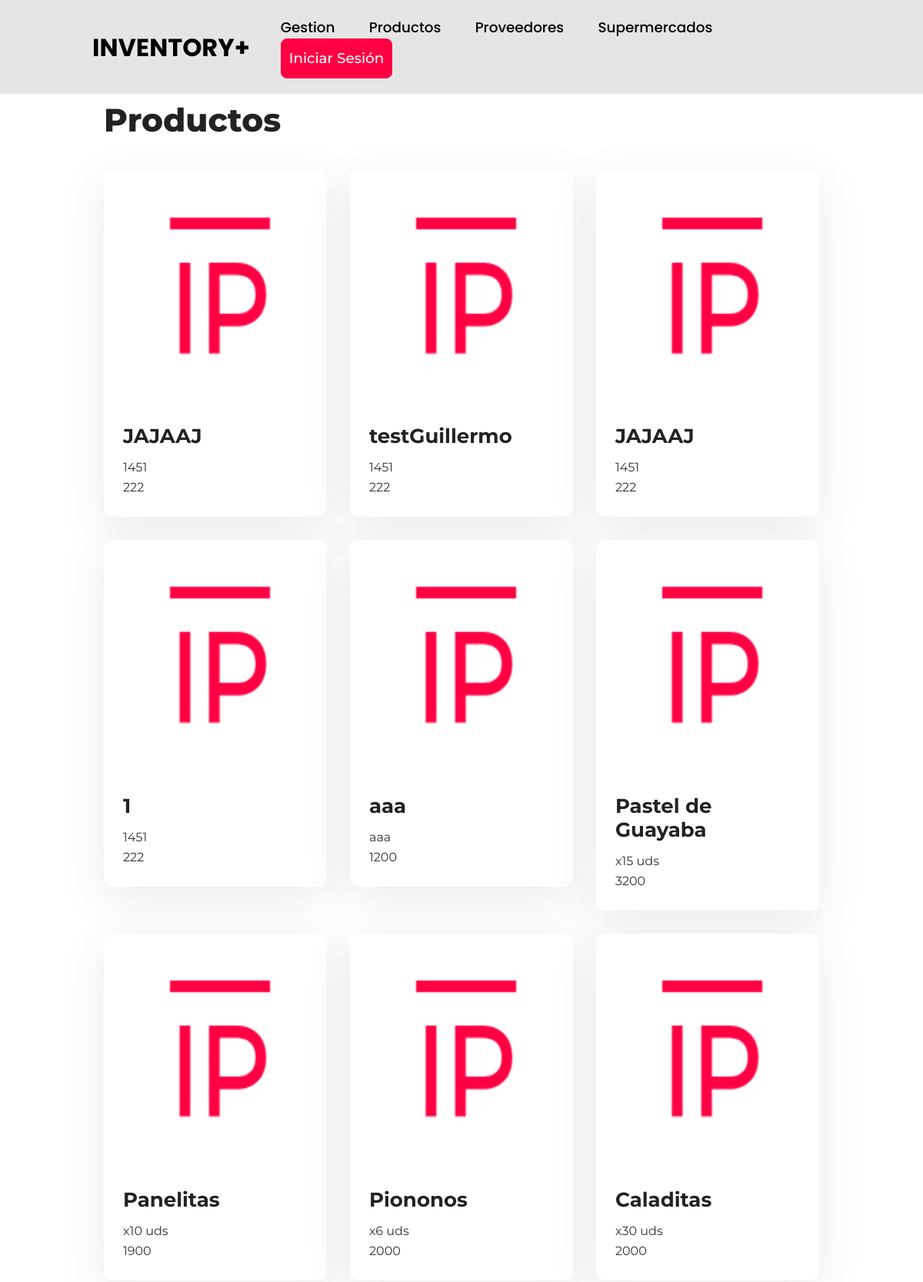
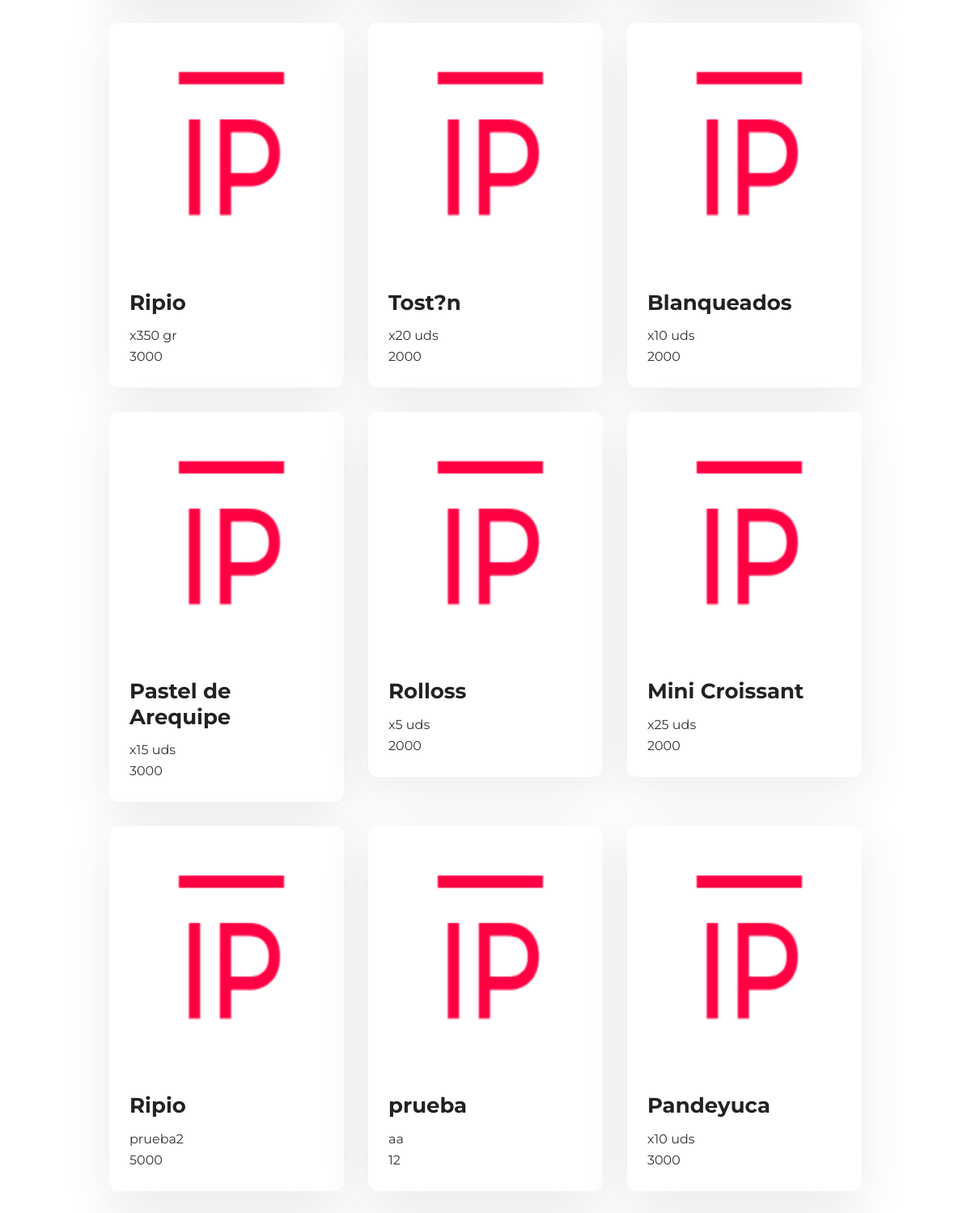
The page /inventorynuevo/new/cards_productos.php (upper part) on the database its author committed (2 pictures, top to bottom).
### tables this page shows
CREATE TABLE `tbl_productos` (
  `cod_producto` varchar(22) NOT NULL,
  `nombre_pd` varchar(30) NOT NULL,
  `descrip_pd` varchar(100) NOT NULL,
  `precio_compra` int(7) NOT NULL,
  `precio_venta` int(7) NOT NULL,
  `unidades_maximas` int(5) NOT NULL,
  `unidades_minimas` int(5) NOT NULL,
  `unidades_existentes` int(5) NOT NULL,
  `fecha_creacion_pd` datetime NOT NULL,
  `fecha_actualizacion_pd` datetime NOT NULL,
  `estado_pd` varchar(10) NOT NULL,
  `id_categoria` int(11) DEFAULT NULL,
  `rut_nit_pv` varchar(10) DEFAULT NULL
);

### inventorynuevo/new/cards_productos.php (the view, shortened to what this page needs)
<?php
   include "conexion.php";
   $consulta="select * from tbl_productos where estado_pd='Activo' order by fecha_creacion_pd desc";
   $resultado=mysqli_query($conexion,$consulta) or die ("Fallas en la consulta");
?>
<!DOCTYPE html>
<html lang="es">
<head>
  <link rel="stylesheet" href="plugins/bulma/bulma.min.css">
  <link rel="stylesheet" href="plugins/themify-icons/themify-icons.css">
  <link href="css/estilos.css" rel="stylesheet">
  <link rel="stylesheet" href="css/css/font-awesome.min.css">
  <link href='https://unpkg.com/boxicons@2.1.4/css/boxicons.min.css' rel='stylesheet'>
</head>
<body>
<header class="contenedor-inicial">
        <a href="/inventorynuevo/new/index2.html" class="logo">INVENTORY+</a>
        <nav class="menu-principal">
            <a href="/inventorynuevo/login/login.php" style="--i:0;">Gestion</a>
            <a href="../new/cards_productos.php" style="--i:1;">Productos</a>
            <a href="../new/cards_proveedores.php" style="--i:2;">Proveedores</a>
            <a href="../new/cards_supermercados.php" style="--i:3;">Supermercados</a>
            <a href="/inventorynuevo/login/login.php" class="btn btn-primary" id="button-login">Iniciar sesión</a>
        </nav>
</header>
<section class="section pb-0">
   <div class="container">
      <br><br>
      <h2 class="section-title">Productos
      </h2>
      <div class="columns is-multiline">
      <?php while ($columna=mysqli_fetch_array($resultado)){ ?>
         <div class="column is-3-widescreen is-4-desktop is-6-tablet">
            <div class="card match-height">
               <div class="card-body">
                  <img class="imagen-card" src="../images/image.png" alt="IMAGEN PRODUCTO">
                  <br><br>
                  <h3 class="card-title h4"><?php echo $columna['nombre_pd'];?></h3>
                  <p class="card-text"><?php echo $columna['descrip_pd'];?></p>
                  <p class="card-text"><?php echo $columna['precio_compra'];?></p>
               </div>
            </div>
         </div>
         <?php } mysqli_close($conexion); ?>
      </div>
   </div>
</section>
<br><br>
<br><br>
<br><br>
<br><br>
<br><br>
<br><br>
<br><br>
</body>
</html>

### inventorynuevo/new/css/estilos.css (style rules this page uses)
* { margin: 0; padding: 0; box-sizing: border-box; font-family: "Poppins", sans-serif; }
body { font-family: "Montserrat", sans-serif; -webkit-font-smoothing: antialiased; font-size: 16px; line-height: 1.6; color: #333; }
p, .paragraph { font-weight: 400; color: #333; font-size: 16px; line-height: 26px; font-family: "Montserrat", sans-serif; margin-bottom: 1rem; }
h1, h2, h3, h4, h5, h6 { color: #222; font-family: "Montserrat", sans-serif; font-weight: 700; line-height: 1.2; }
h2, .h2 { font-size: 42px; font-weight: 800; }
h3, .h3 { font-size: 32px; }
h4, .h4 { font-size: 26px; }
.btn { font-size: 16px; font-family: "Montserrat", sans-serif; text-transform: capitalize; padding: 13px 30px; border-radius: 6px; border: 1px solid; position: relative; z-index: 1; transition: 0.2s ease; font-weight: 600; display: inline-block; }
.btn-primary { background: #FF0043; color: #fff; border-color: #FF0043; }
html { overflow-x: initial !important; overflow-y: initial !important; }
body { background-color: #fff; overflow-x: hidden; }
img { vertical-align: middle; border: 0; max-width: 100%; height: auto; }
a { color: inherit; }
a, a:hover, a:focus { text-decoration: none; }
a, button, select { cursor: pointer; transition: 0.2s ease; }
.section { padding-top: 80px; padding-bottom: 80px; padding-left: 0; padding-right: 0; }
.section-title { margin-bottom: 40px; }
.rounded, .card-icon, .card { border-radius: 12px !important; }
.shadow, .card, .search-wrapper .input, .navigation.nav-bg { box-shadow: 0px 15px 60px rgba(62, 62, 62, 0.102) !important; }
.container, .container-fluid { padding-left: 15px; padding-right: 15px; }
.column { padding: 15px; }
.columns { margin-left: -15px; margin-right: -15px; margin-top: -15px; }
.columns:last-child { margin-bottom: -15px; }
body, button, input, optgroup, select, textarea { font-family: "Montserrat", sans-serif; }
.card { transition: 0.2s ease; border: 0; }
.card-text { margin-bottom: 0 !important; }
.card-title { font-weight: 700; margin-bottom: 0.75rem; }
.card-body { padding: 25px !important; }
.imagen-card { height: 280px; width: 380px; }
.contenedor-inicial { position: fixed; top: 0; left: 0; width: 100%; padding: 1.3rem 10%; display: flex; justify-content: space-between; align-items: center; z-index: 100; }
.contenedor-inicial::before { content: ''; position: absolute; top: 0; left: 0; width: 100%; height: 100%; background: rgba(0, 0, 0, .1); backdrop-filter: blur(50px); z-index: -1; }
.contenedor-inicial::after { content: '' !important; position: absolute !important; top: 0 !important; left: -100% !important; width: 100% !important; height: 100% !important; background: linear-gradient(90deg, transparent, rgba(255, 255, 255, .4), transparent) !important; transition: .5s !important; }
.logo { font-size: 2rem !important; color: #000 !important; text-decoration: none !important; font-weight: 700 !important; }
.menu-principal a { font-size: 1.15rem !important; color: #000 !important; text-decoration: none !important; font-weight: 500 !important; margin-left: 2.5rem !important; }
#button-login { color: white !important; background-color: #ff0043 !important; padding: 10px !important; border-radius: 8px !important; font-size: 1.15rem !important; text-decoration: none !important; font-weight: 500 !important; }

### rows shown on the page
tbl_productos: nombre_pd "JAJAAJ", descrip_pd "1451", precio_compra "222"
tbl_productos: nombre_pd "testGuillermo", descrip_pd "1451", precio_compra "222"
tbl_productos: nombre_pd "JAJAAJ", descrip_pd "1451", precio_compra "222"
tbl_productos: nombre_pd "1", descrip_pd "1451", precio_compra "222"
tbl_productos: nombre_pd "aaa", descrip_pd "aaa", precio_compra "1200"
tbl_productos: nombre_pd "Pastel de Guayaba", descrip_pd "x15 uds", precio_compra "3200"
tbl_productos: nombre_pd "Panelitas", descrip_pd "x10 uds", precio_compra "1900"
tbl_productos: nombre_pd "Piononos", descrip_pd "x6 uds", precio_compra "2000"
tbl_productos: nombre_pd "Caladitas", descrip_pd "x30 uds", precio_compra "2000"
tbl_productos: nombre_pd "Ripio", descrip_pd "x350 gr", precio_compra "3000"
tbl_productos: nombre_pd "Tost?n", descrip_pd "x20 uds", precio_compra "2000"
tbl_productos: nombre_pd "Blanqueados", descrip_pd "x10 uds", precio_compra "2000"
tbl_productos: nombre_pd "Pastel de Arequipe", descrip_pd "x15 uds", precio_compra "3000"
tbl_productos: nombre_pd "Rolloss", descrip_pd "x5 uds", precio_compra "2000"
tbl_productos: nombre_pd "Mini Croissant", descrip_pd "x25 uds", precio_compra "2000"
tbl_productos: nombre_pd "Ripio", descrip_pd "prueba2", precio_compra "5000"
tbl_productos: nombre_pd "prueba", descrip_pd "aa", precio_compra "12"
tbl_productos: nombre_pd "Pandeyuca", descrip_pd "x10 uds", precio_compra "3000"
